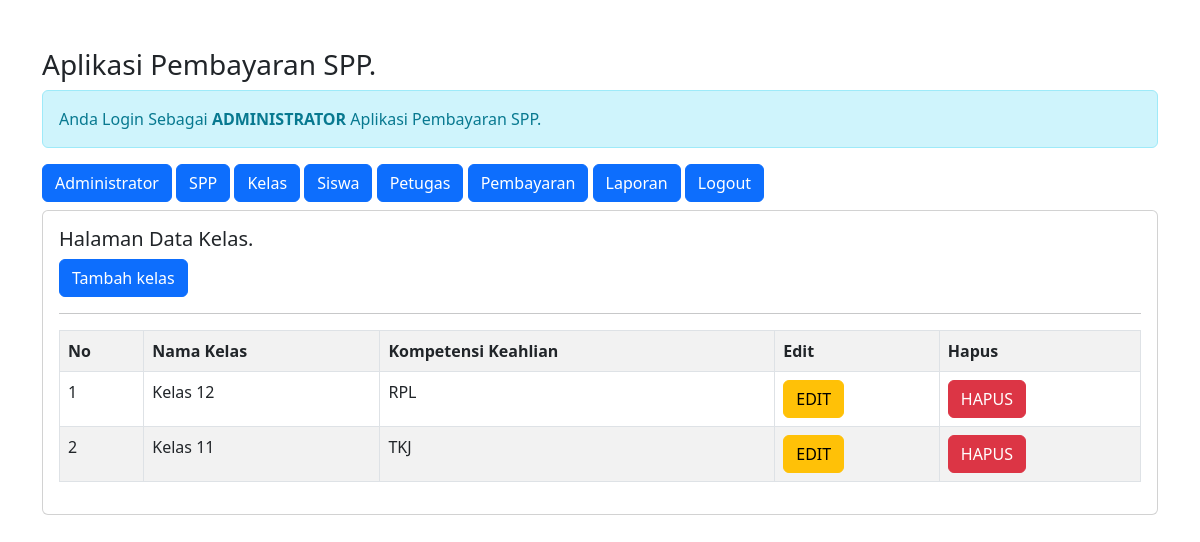
/admin/admin.php?url=kelas (signed in), run on the app's committed database.
### tables this page shows
CREATE TABLE `kelas` (
  `id_kelas` int(11) NOT NULL,
  `nama_kelas` varchar(10) NOT NULL,
  `kompetensi_keahlian` varchar(50) NOT NULL
);

### admin/kelas.php (the view)
<h5>Halaman Data Kelas.</h5>
<a href="?url=tambah-kelas" class="btn btn-primary"> Tambah kelas </a>
<hr>
<table class="table table-striped table-bordered">
    <tr class="fw-bold">
        <td>No</td>
        <td>Nama Kelas</td>
        <td>Kompetensi Keahlian</td>
        <td>Edit</td>
        <td>Hapus</td>
</tr>
<?php
include'../koneksi.php';
$no = 1;
$sql = "SELECT * FROM kelas ORDER BY id_kelas";
$query = mysqli_query($koneksi, $sql);
foreach($query as $data){ ?>
    <tr>
        <td><?=$no++; ?></td>
        <td><?=$data['nama_kelas'] ?></td>
        <td><?=$data['kompetensi_keahlian'] ?></td>
        <td>
            <a href="?url=edit-kelas&id_kelas=<?= $data['id_kelas'] ?>" class= 'btn btn-warning'>EDIT</a>
        </td>
        <td>
            <a href="?url=hapus-kelas&id_kelas=<?= $data['id_kelas'] ?>" class= 'btn btn-danger' onclick="return confirm('Apakah Anda Yakin Ingin Menghapus Data')">  HAPUS</a>
        </td>
    </tr>
    <?php } ?>
    </table>

### data on the page
kelas: nama_kelas "Kelas 12", kompetensi_keahlian "RPL"
kelas: nama_kelas "Kelas 11", kompetensi_keahlian "TKJ"
